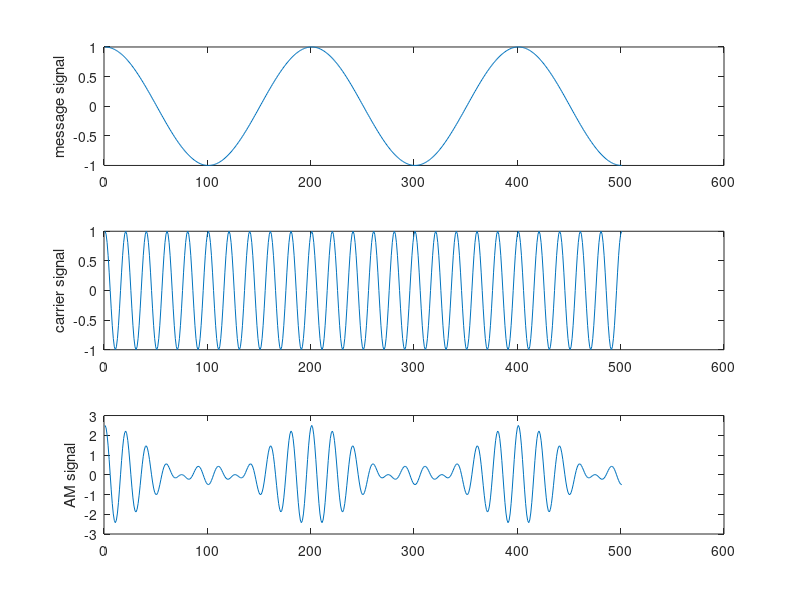

Reproduce this figure in MATLAB.
ac=1; 
fc=0.5; 
Am=1;
fm=0.05;
fs=100;
ka=1.5;
t=[0:0.1:50];
ct=ac*cos(2*pi*fc*t);
mt=Am*cos(2*pi*fm*t);
AM=ct.*(1+ka*mt);
subplot(3,1,1);
plot(mt);
ylabel('message signal');
subplot(3,1,2);
plot(ct);
ylabel('carrier signal');
subplot(3,1,3);
plot(AM);
ylabel('AM signal');

